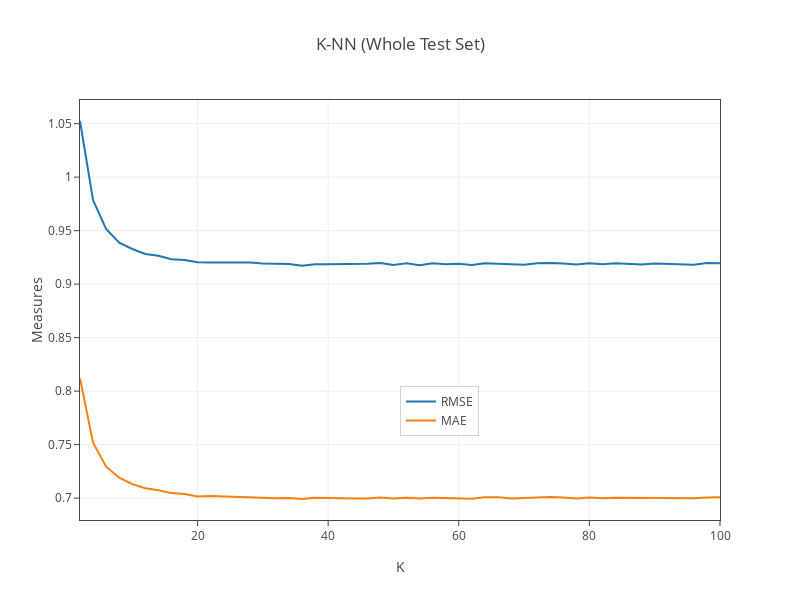

The notebook cell saved with this chart:
### Code cell
draw_curve([k,k], [rmse,mae], ['RMSE','MAE'], 'K-NN (Whole Test Set)', 'K', 'Measures', ROC=False)
